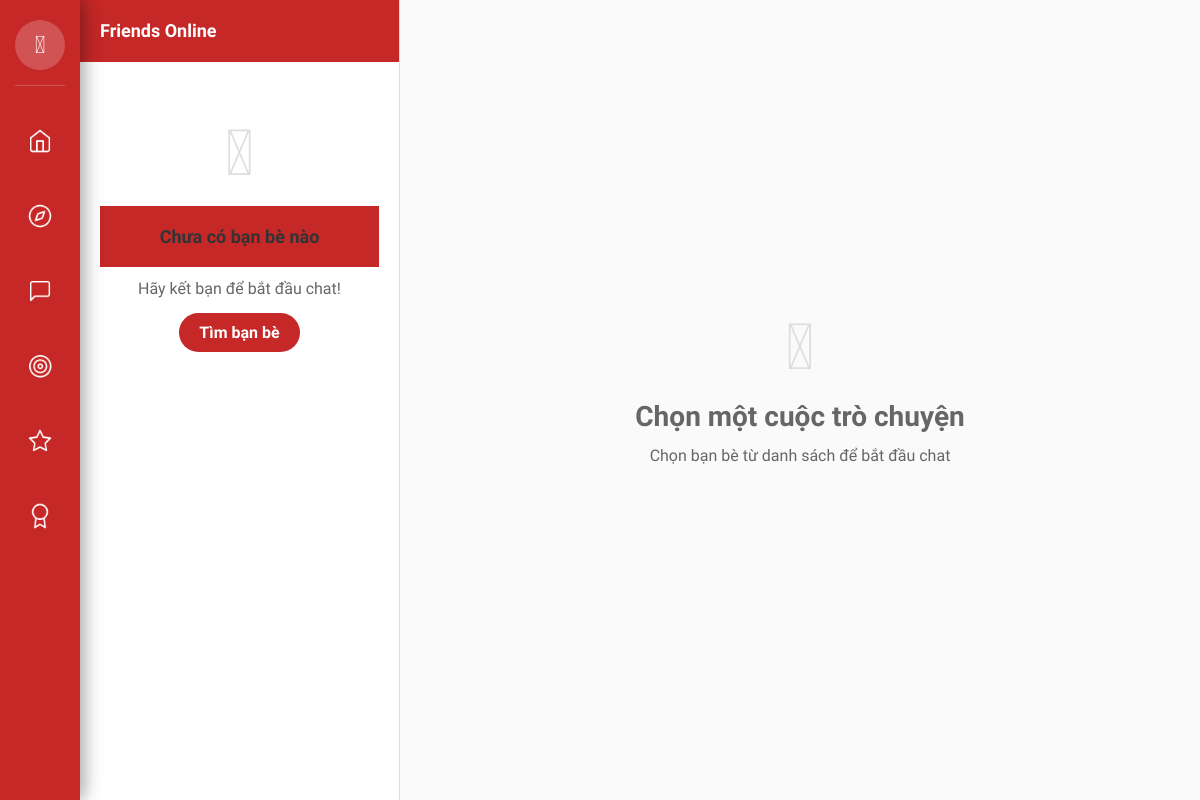
/social/chat/ (signed in), run on an earlier commit of the app's database.
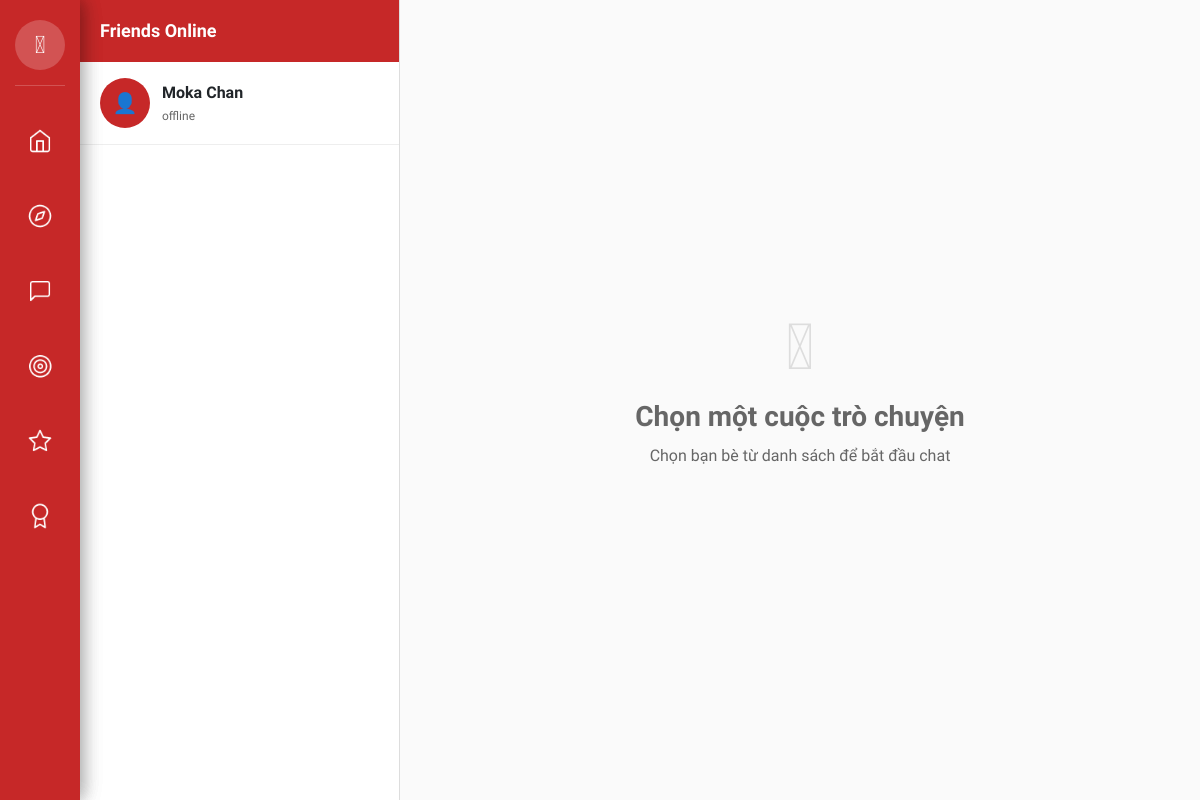
And on a later commit of the database.
### users/models.py (models this page shows, shortened)
class User(AbstractUser):
    GENDER_CHOICES = [
        ('male', 'Male'),
        ('female', 'Female'),
        ('other', 'Other'),
        ('not_specified', 'Not specified'),
    ]
    STATUS_CHOICES = [
        ('online', 'Online'),
        ('offline', 'Offline'),
        ('busy', 'Busy'),
        ('away', 'Away'),
        ('available', 'Available for connection'),
    ]
    phone_regex = RegexValidator(
        regex=r'^\+?1?\d{9,15}$',
        message="Phone number must be in the format: '+999999999' or '0999999999'"
    )
    email = models.EmailField(unique=True)
    phone = models.CharField(
        validators=[phone_regex],
        max_length=17,
        unique=True,
        help_text="Phone number must be in the format: '+84xxxxxxxxx' or '0xxxxxxxxx'"
    )
    full_name = models.CharField(max_length=100)
    hometown = models.CharField(max_length=255, blank=True)
    date_of_birth = models.DateField(null=True, blank=True, verbose_name="Date of Birth")
    gender = models.CharField(
        max_length=20,
        choices=GENDER_CHOICES,
        default='not_specified',
        help_text="User's gender"
    )
    bio = models.TextField(
        max_length=500,
        blank=True,
        help_text="Short introduction about yourself (max 500 characters)"
    )
    status = models.CharField(
        max_length=20,
        choices=STATUS_CHOICES,
        default='offline',
        help_text="Current status"
    )
    interests = models.TextField(default='[]', blank=True)
    avatar = models.ImageField(upload_to='avatars/', blank=True)
    latitude = models.FloatField(null=True, blank=True, help_text="Latitude")
    longitude = models.FloatField(null=True, blank=True, help_text="Longitude")
    search_radius = models.FloatField(default=50.0, help_text="Search radius (km)")
    level = models.IntegerField(default=1)
    points = models.IntegerField(default=0)
    is_admin = models.BooleanField(default=False)
    objects = UserManager()
    USERNAME_FIELD = 'email'
    REQUIRED_FIELDS = ['phone', 'full_name']
    class Meta:
        verbose_name = "User"
        verbose_name_plural = "Users"
        ordering = ['-date_joined']
    def get_display_name(self):
        return self.full_name or self.username

### social/views.py (the view)
# urls.py: path('chat/', views.chat_list, name='chat_list'),
@login_required
def chat_list(request):
    friends_ids = []
    friendships1 = Friendship.objects.filter(user1=request.user).values_list('user2_id', flat=True)
    friendships2 = Friendship.objects.filter(user2=request.user).values_list('user1_id', flat=True)
    friends_ids = list(friendships1) + list(friendships2)
    friends = User.objects.filter(id__in=friends_ids)
    context = {
        'friends': friends
    }
    return render(request, 'chat_list.html', context)

### templates/chat_list.html (shortened to what this page needs)
{% extends 'base.html' %} {% load static %}  {% block content %}
<div class="chat-container">
  <div class="friends-list">
    <h3>Friends Online</h3>
    <div class="friends-container">
      {% if friends %} {% for friend in friends %}
      <a href="{% url 'chat_detail' friend.id %}" class="friend">
        {% if friend.avatar %}
        <img src="{{ friend.avatar.url }}" alt="Avatar" class="friend-avatar" />
        {% else %}
        <div class="friend-avatar-placeholder">👤</div>
        {% endif %}
        <div class="friend-info">
          <div class="friend-name">{{ friend.get_display_name }}</div>
          <div class="friend-status">{{ friend.status|default:"Online" }}</div>
        </div>
      </a>
      {% endfor %} {% else %}
      <div class="no-friends">
        <i class="fas fa-users"></i>
        <h3>Chưa có bạn bè nào</h3>
        <p>Hãy kết bạn để bắt đầu chat!</p>
        <a href="{% url 'nearby_users' %}" class="btn-find-friends">
          Tìm bạn bè
        </a>
      </div>
      {% endif %}
    </div>
  </div>
  <div class="chat-window">
    <div class="empty-chat">
      <i class="fas fa-comments"></i>
      <h3>Chọn một cuộc trò chuyện</h3>
      <p>Chọn bạn bè từ danh sách để bắt đầu chat</p>
    </div>
  </div>
</div>
{% endblock %}

What changed in the data, as far as the page shows it:
added User: get_display_name "Moka Chan", status "offline"
Also different on the page:
text no longer shown: "Chưa có bạn bè nào Hãy kết bạn để bắt đầu chat! Tìm bạn bè"
